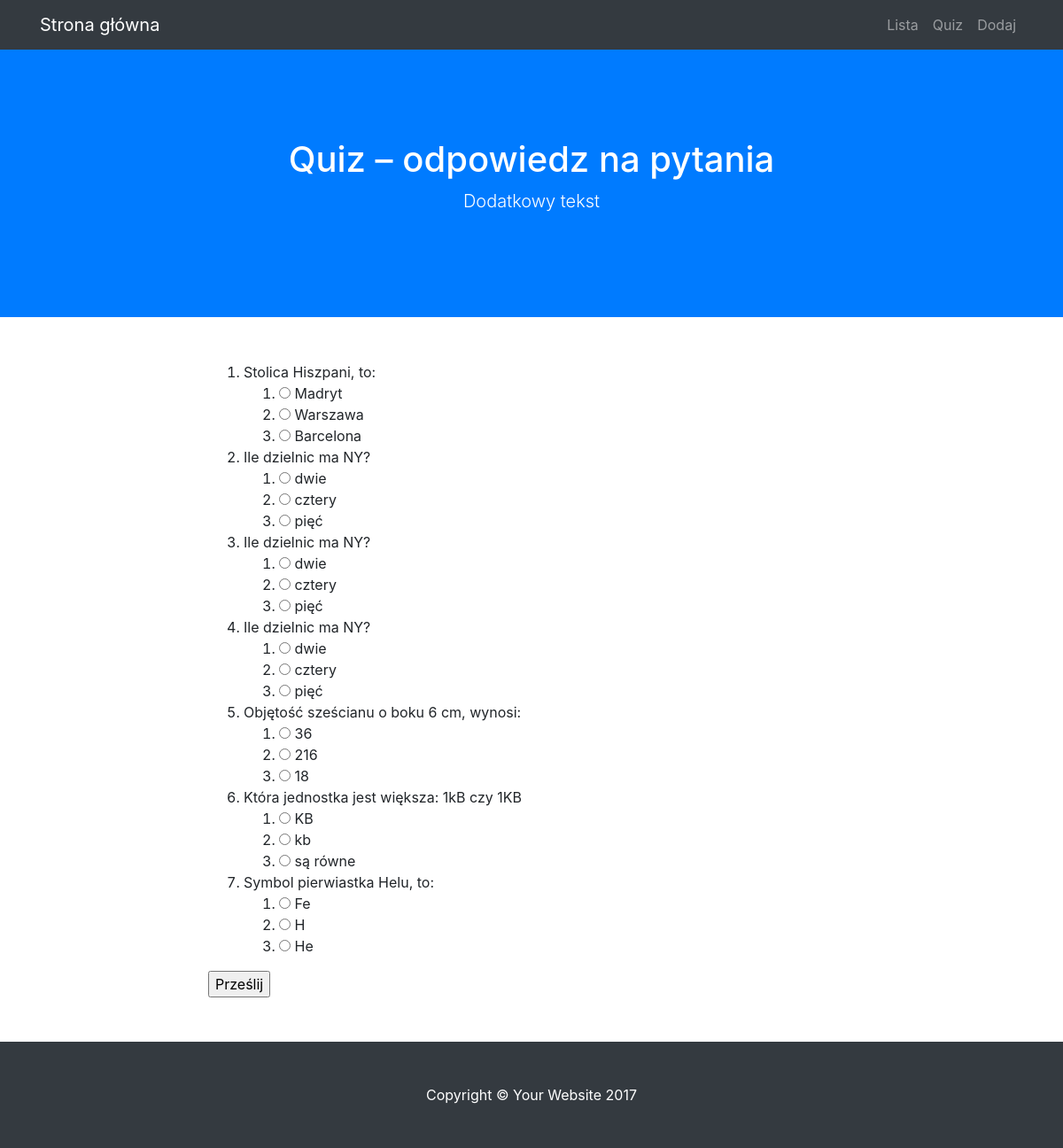
The page /quiz on the database its author committed.
### quiz/modele.py (models this page shows)
class BazaModel(Model):
    class Meta:
        database = baza

class Pytanie(BazaModel):
    pytanie = CharField(null=False)
    kategoria = ForeignKeyField(Kategoria, related_name='pytania')

class Odpowiedz(BazaModel):
    odpowiedz = CharField(null=False)
    pytanie = ForeignKeyField(Pytanie, related_name='odpowiedzi')
    odpok = IntegerField(default=0)

### quiz/views.py (the view, shortened to what this page needs)
@app.route("/quiz", methods=['GET', 'POST'])
def quiz():
    print(request.form)
    pytania = Pytanie.select().join(Odpowiedz).distinct()
    return render_template('quiz.html', pytania=pytania)

### quiz/app.py (called while the page is built)
@app.before_request
def before_request():
    g.db = baza
    g.db.connect()

@app.after_request
def after_request(response):
    g.db.close()
    return response

### quiz/templates/quiz.html (shortened to what this page needs)
{% extends "szablon.html" %}
{% block h1 %}Quiz – odpowiedz na pytania{% endblock %}
{% block tresc %}
    <form method="POST">
        <ol>
        {% for p in pytania %}
            <li>
                {{ p.pytanie }}
                <ol>
                    {% for o in p.odpowiedzi %}
                    <li>
                        <input type="radio" name="{{ p.id }}" value="{{ o.id }}">
                        {{ o.odpowiedz }}</li>
                    {% endfor %}
                </ol>
            </li>
        {% endfor %}
        </ol>
        <input type="submit" value="Prześlij">
    </form>
{% endblock %}

### quiz/templates/szablon.html (shortened to what this page needs)
<!DOCTYPE html>
<html lang="pl">
  <head>
    <link href="{{ url_for('static', filename='vendor/bootstrap/css/bootstrap.min.css') }}" rel="stylesheet">
    <link href="{{ url_for('static', filename='css/scrolling-nav.css') }}" rel="stylesheet">
    <link href="{{ url_for('static', filename='css/style.css') }}" rel="stylesheet">
  </head>
  <body id="page-top">
    <nav class="navbar navbar-expand-lg navbar-dark bg-dark fixed-top" id="mainNav">
      <div class="container">
        <a class="navbar-brand js-scroll-trigger" href="{{ url_for('index') }}">Strona główna</a>
        <div class="collapse navbar-collapse" id="navbarResponsive">
          <ul class="navbar-nav ml-auto">
            <li class="nav-item">
              <a class="nav-link js-scroll-trigger" href="{{ url_for('lista') }}">Lista</a>
            </li>
            <li class="nav-item">
              <a class="nav-link js-scroll-trigger" href="{{ url_for('quiz') }}">Quiz</a>
            </li>
            <li class="nav-item">
              <a class="nav-link js-scroll-trigger" href="{{ url_for('dodaj') }}">Dodaj</a>
            </li>
          </ul>
        </div>
      </div>
    </nav>
    <header class="bg-primary text-white">
      <div class="container text-center">
        <h1>{% block h1 %}{% endblock %}</h1>
        <p class="lead">Dodatkowy tekst</p>
      </div>
    </header>
    <section id="tresc">
      <div class="container">
        <div class="row">
          <div class="col-lg-8 mx-auto">
            {% block tresc %}{% endblock %}
          </div>
        </div>
      </div>
    </section>
    <footer class="py-5 bg-dark">
      <div class="container">
        <p class="m-0 text-center text-white">Copyright &copy; Your Website 2017</p>
      </div>
    </footer>
  </body>
</html>

### quiz/static/css/scrolling-nav.css (style rules this page uses)
header { padding: 154px 0 100px; }
@media (min-width: 992px) { header { padding: 156px 0 100px; } }
section { padding: 150px 0; }

### kl2ag2-php-master/static/css/style.css (style rules this page uses)
#tresc { padding-top: 50px; padding-bottom: 50px; }

### rows shown on the page
Pytanie: pytanie "Stolica Hiszpani, to:"
Odpowiedz: odpowiedz "Madryt"
Odpowiedz: odpowiedz "Warszawa"
Odpowiedz: odpowiedz "Barcelona"
Pytanie: pytanie "Ile dzielnic ma NY?"
Odpowiedz: odpowiedz "dwie"
Odpowiedz: odpowiedz "cztery"
Odpowiedz: odpowiedz "pięć"
Pytanie: pytanie "Ile dzielnic ma NY?"
Odpowiedz: odpowiedz "dwie"
Odpowiedz: odpowiedz "cztery"
Odpowiedz: odpowiedz "pięć"
Pytanie: pytanie "Ile dzielnic ma NY?"
Odpowiedz: odpowiedz "dwie"
Odpowiedz: odpowiedz "cztery"
Odpowiedz: odpowiedz "pięć"
Pytanie: pytanie "Objętość sześcianu o boku 6 cm, wynosi:"
Odpowiedz: odpowiedz "36"
Odpowiedz: odpowiedz "216"
Odpowiedz: odpowiedz "18"
Pytanie: pytanie "Która jednostka jest większa: 1kB czy 1KB"
Odpowiedz: odpowiedz "KB"
Odpowiedz: odpowiedz "kb"
Odpowiedz: odpowiedz "są równe"
Pytanie: pytanie "Symbol pierwiastka Helu, to:"
Odpowiedz: odpowiedz "Fe"
Odpowiedz: odpowiedz "H"
Odpowiedz: odpowiedz "He"
